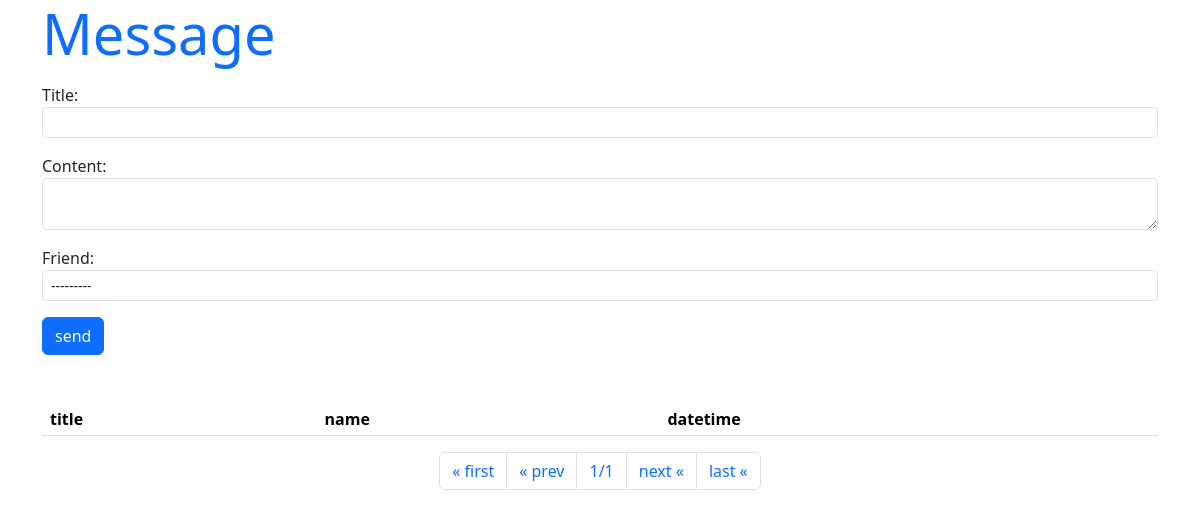
/hello/message/, run on an earlier commit of the app's database.
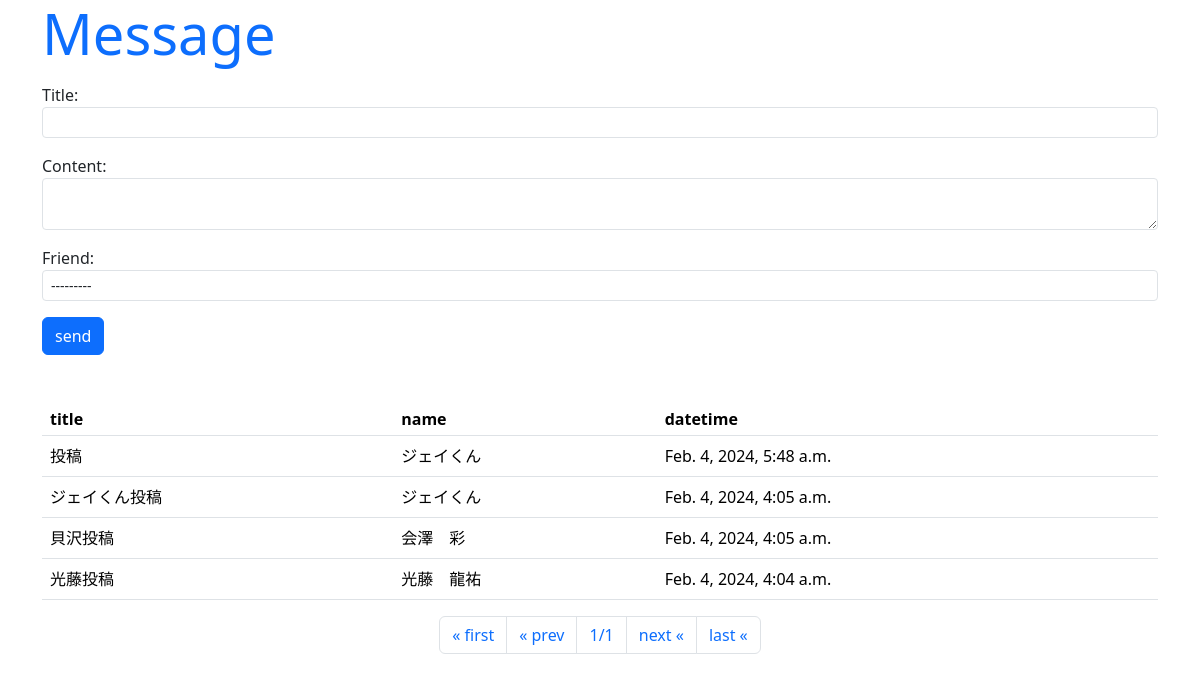
And on a later commit of the database.
### hello/models.py (models this page shows, shortened)
class Message(models.Model):
    friend = models.ForeignKey(Friend, on_delete=models.CASCADE)
    title = models.CharField(max_length=100)
    content = models.CharField(max_length=300)
    pub_date = models.DateTimeField(auto_now_add=True)
    class Meta:
        ordering = ('pub_date',)

class Friend(models.Model):
    name = models.CharField(max_length=100)
    mail = models.EmailField(max_length=100)
    gender = models.BooleanField()
    age = models.IntegerField(default=0)
    birthday = models.DateField()
    def __str__(self):
        return '<Friend:id=' + str(self.id) + ',' + \
        self.name + '(' + str(self.age) + ')>'

### hello/views.py (the view)
# urls.py: path('message/', views.message, name='message'),
def message(request, page=1):
    if(request.method == 'POST'):
        obj = Message()
        form = MessageForm(request.POST, instance=obj)
        form.save()
    data = Message.objects.all().reverse()
    paginator = Paginator(data, 5)
    params = {
        'title':'Message',
        'form':MessageForm(),
        'data':paginator.get_page(page),
    }
    return render(request, 'hello/message.html', params)

### hello/forms.py
class MessageForm(forms.ModelForm):
    class Meta:
        model = Message
        fields = ['title','content', 'friend']
        widgets = {
            'title': forms.TextInput(attrs={'class':'form-control form-control-sm'}),
            'content': forms.Textarea(attrs={'class':'form-control form-control-sm','rows':2}),
            'friend': forms.Select(attrs={'class':'form-control form-control-sm'}),
        }

### hello/templates/hello/message.html (shortened to what this page needs)
{% load static %}
<!DOCTYPE html>
<html lang="ja">
<head>
    <link href="https://cdn.jsdelivr.net/npm/bootstrap/dist/css/bootstrap.css"
        rel="stylesheet">
</head>
<body class="container">
    <h1 class="display-4 text-primary">{{title}}</h1>
    <form action="{% url 'message' %}" method="post">
        {{ form.as_p }}
            <input type="submit" value="send" class="btn btn-primary">
        <table class="table">
            <tr>
                <th class="py-1">title</th>
                <th class="py-1">name</th>
                <th class="py-1">datetime</th>
            </tr>
        {% for item in data %}
            <tr>
                <td class="py-2">{{item.title}}</td>
                <td class="py-2">{{item.friend.name}}</td>
                <td class="py-2">{{item.pub_date}}</td>
            </tr>
        {% endfor %}
        </table>
        <ul class="pagination justify-content-center">
            {% if data.has_previous %}
            <li class="page-item">
                <a class="page-link" href="{% url 'message' %}">&laquo; first</a>
            </li>
            <li class="page-item">
                <a class="page-link" href="{% url 'message' %}{{data.previous_page_number}}">&laquo; prev</a>
            </li>
            {% else %}
            <li class="page-item">
                <a class="page-link">&laquo; first</a>
            </li>
            <li class="page-item">
                <a class="page-link">&laquo; prev</a>
            </li>
            {% endif %}
            <li class="page-item">
                <a class="page-link">{{data.number}}/{{data.paginator.num_pages}}</a>
            </li>
            {% if data.has_next %}
            <li class="page-item">
                <a class="page-link" href="{% url 'message' %}{{data.next_page_number}}">next &laquo;</a>
            </li>
            <li class="page-item">
                <a class="page-link" href="{% url 'message' %}{{data.paginator.num_pages}}">last &laquo;</a>
            </li>
            {% else %}
            <li class="page-item">
                <a class="page-link">next &laquo;</a>
            </li>
            <li class="page-item">
                <a class="page-link">last &laquo;</a>
            </li>
            {% endif %}
        </ul>
    </form>
</body>
</html>

What changed in the data, as far as the page shows it:
added Message: title "投稿", friend.name "ジェイくん", pub_date "Feb. 4, 2024, 5:48 a.m."
added Message: title "ジェイくん投稿", friend.name "ジェイくん", pub_date "Feb. 4, 2024, 4:05 a.m."
added Message: title "貝沢投稿", friend.name "会澤 彩", pub_date "Feb. 4, 2024, 4:05 a.m."
added Message: title "光藤投稿", friend.name "光藤 龍祐", pub_date "Feb. 4, 2024, 4:04 a.m."
